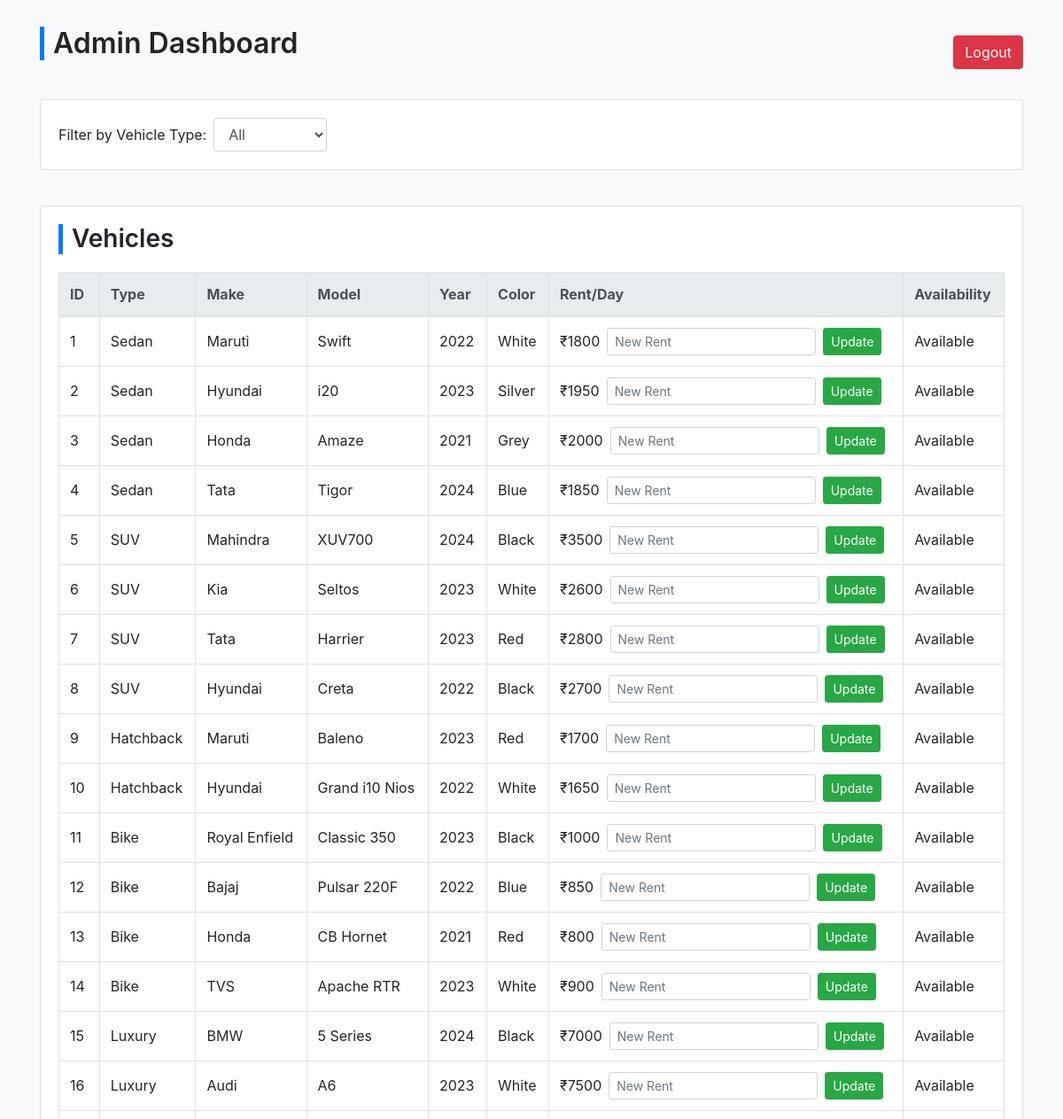
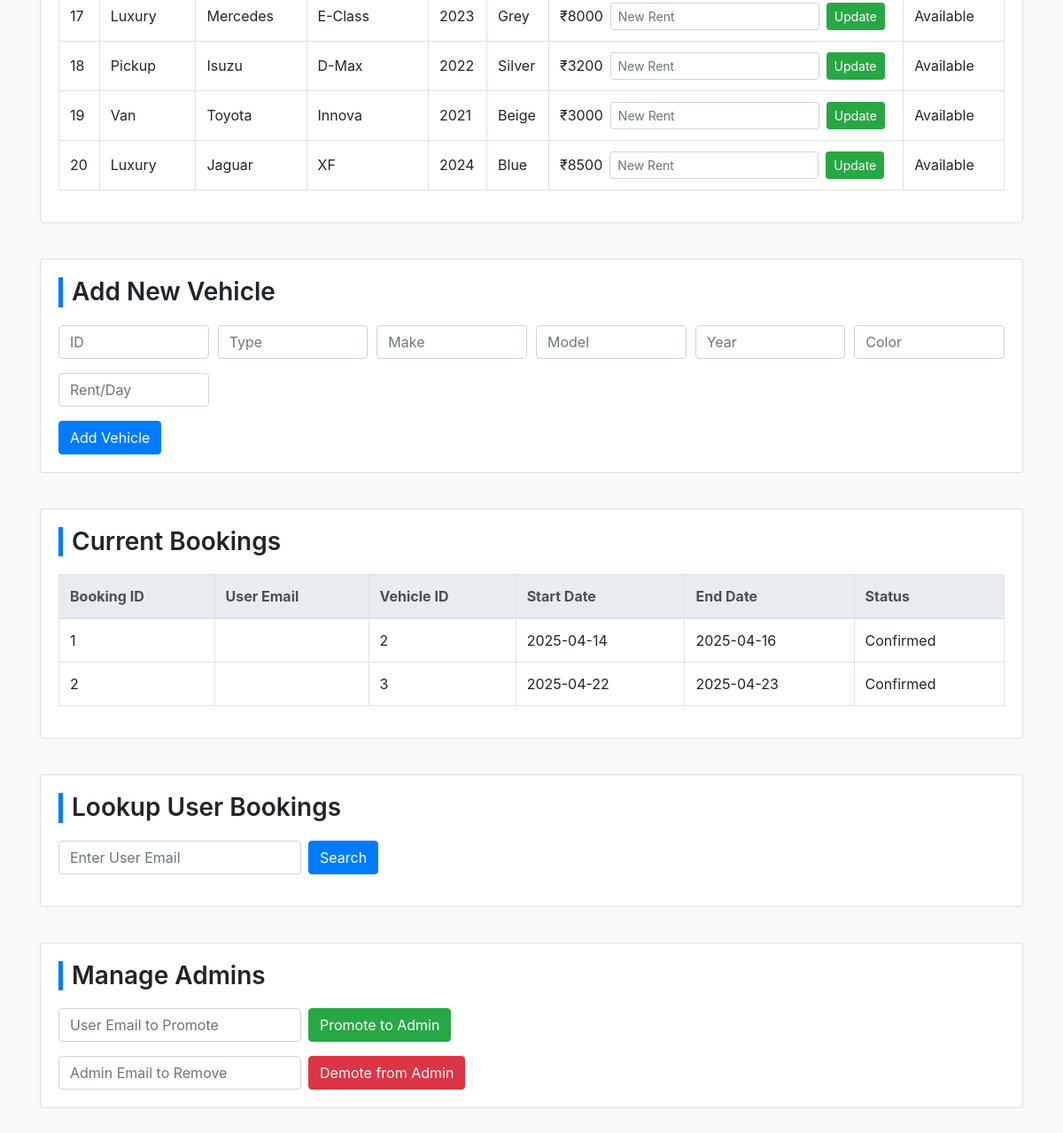
The page /admin (signed in) on the database its author committed (2 pictures, top to bottom).
### app.py (models this page shows)
class Vehicle(db.Model):
    id = db.Column(db.Integer, primary_key=True)
    vehicle_id = db.Column(db.String(20), unique=True, nullable=False)
    type = db.Column(db.String(50), nullable=False)
    make = db.Column(db.String(50), nullable=False)
    model = db.Column(db.String(50), nullable=False)
    year = db.Column(db.Integer, nullable=False)
    color = db.Column(db.String(50), nullable=False)
    seating_capacity = db.Column(db.Integer, nullable=False)
    rent_per_day = db.Column(db.Integer, nullable=False)
    availability = db.Column(db.String(20), nullable=False)

class Booking(db.Model):
    id = db.Column(db.Integer, primary_key=True)
    user_id = db.Column(db.Integer, db.ForeignKey('user.id'), nullable=False)
    vehicle_id = db.Column(db.Integer, db.ForeignKey('vehicle.id'), nullable=False)
    gov_id = db.Column(db.String(100), nullable=False)
    license = db.Column(db.String(100), nullable=False)
    start_point = db.Column(db.String(100), nullable=False)
    end_point = db.Column(db.String(100), nullable=False)
    start_date = db.Column(db.String(50), nullable=False)
    end_date = db.Column(db.String(50), nullable=False)
    status = db.Column(db.String(20), default='Pending')
    payment_status = db.Column(db.String(20), default='Pending')
    amount_paid = db.Column(db.Integer)
    user = db.relationship('User', backref='bookings')
    vehicle = db.relationship('Vehicle', backref='bookings')

### app.py (the view, shortened to what this page needs)
@app.route('/admin', methods=['GET', 'POST'])
@login_required
@admin_required
def admin_dashboard():
    selected_filter = request.args.get('filter', 'all')
    vehicles = Vehicle.query.all() if selected_filter == 'all' else Vehicle.query.filter_by(type=selected_filter).all()
    bookings = Booking.query.all()
    user_records = []
    return render_template('admin_dashboard.html', vehicles=vehicles, bookings=bookings,
                           selected_filter=selected_filter, user_records=user_records)

### app.py (called while the page is built)
def login_required(f):
    @wraps(f)
    def decorated_function(*args, **kwargs):
        if 'user_id' not in session:
            flash("Please login first.", "warning")
            return redirect(url_for('login'))
        return f(*args, **kwargs)
    return decorated_function

def admin_required(f):
    @wraps(f)
    def decorated_function(*args, **kwargs):
        if session.get('role') != 'admin':
            flash("Access denied. Admins only.", "danger")
            return redirect(url_for('dashboard'))
        return f(*args, **kwargs)
    return decorated_function

### templates/admin_dashboard.html (shortened to what this page needs)
<!DOCTYPE html>
<html lang="en">
<head>
    <link rel="stylesheet" href="https://stackpath.bootstrapcdn.com/bootstrap/4.5.2/css/bootstrap.min.css">
</head>
<body>
    <div class="container-fluid">
        <div class="d-flex justify-content-between align-items-center mb-4">
            <h2 class="section-header">Admin Dashboard</h2>
            <form action="{{ url_for('logout') }}" method="POST">
                <button type="submit" class="btn btn-danger">Logout</button>
            </form>
        </div>
        <div class="card card-body">
            <form method="GET" action="{{ url_for('admin_dashboard') }}" class="form-inline">
                <label for="filter" class="mr-2">Filter by Vehicle Type:</label>
                <select name="filter" class="form-control" onchange="this.form.submit()">
                    <option value="all" {% if selected_filter == 'all' %}selected{% endif %}>All</option>
                </select>
            </form>
        </div>
        <div class="card card-body">
            <h3 class="section-header">Vehicles</h3>
            <table class="table table-bordered table-hover">
                <thead class="thead-light">
                    <tr>
                        <th>ID</th>
                        <th>Type</th>
                        <th>Make</th>
                        <th>Model</th>
                        <th>Year</th>
                        <th>Color</th>
                        <th>Rent/Day</th>
                        <th>Availability</th>
                    </tr>
                </thead>
                <tbody>
                    {% for vehicle in vehicles %}
                    <tr>
                        <td>{{ vehicle.id }}</td>
                        <td>{{ vehicle.type }}</td>
                        <td>{{ vehicle.make }}</td>
                        <td>{{ vehicle.model }}</td>
                        <td>{{ vehicle.year }}</td>
                        <td>{{ vehicle.color }}</td>
                        <td>
                            <form action="{{ url_for('update_rent', vehicle_id=vehicle.id) }}" method="POST" class="form-inline">
                                ₹ <span class="mr-2">{{ vehicle.rent_per_day }}</span>
                                <input type="number" name="new_rent" class="form-control form-control-sm mr-2" placeholder="New Rent" required>
                                <button type="submit" class="btn btn-success btn-sm">Update</button>
                            </form>
                        </td>
                        <td>
                            {{ vehicle.availability }}
                        </td>
                    </tr>
                    {% endfor %}
                </tbody>
            </table>
        </div>
        <div class="card card-body">
            <h3 class="section-header">Add New Vehicle</h3>
            <form method="POST" action="{{ url_for('add_vehicle') }}">
                <div class="form-row">
                    <div class="form-group col-md-2"><input type="text" name="id" class="form-control" placeholder="ID" required></div>
                    <div class="form-group col-md-2"><input type="text" name="type" class="form-control" placeholder="Type" required></div>
                    <div class="form-group col-md-2"><input type="text" name="make" class="form-control" placeholder="Make" required></div>
                    <div class="form-group col-md-2"><input type="text" name="model" class="form-control" placeholder="Model" required></div>
                    <div class="form-group col-md-2"><input type="number" name="year" class="form-control" placeholder="Year" required></div>
                    <div class="form-group col-md-2"><input type="text" name="color" class="form-control" placeholder="Color" required></div>
                    <div class="form-group col-md-2"><input type="number" name="rent" class="form-control" placeholder="Rent/Day" required></div>
                </div>
                <button type="submit" class="btn btn-primary">Add Vehicle</button>
            </form>
        </div>
        <div class="card card-body">
            <h3 class="section-header">Current Bookings</h3>
            <table class="table table-bordered table-hover">
                <thead class="thead-light">
                    <tr>
                        <th>Booking ID</th>
                        <th>User Email</th>
                        <th>Vehicle ID</th>
                        <th>Start Date</th>
                        <th>End Date</th>
                        <th>Status</th>
                    </tr>
                </thead>
                <tbody>
                    {% for booking in bookings %}
                    <tr>
                        <td>{{ booking.id }}</td>
                        <td>{{ booking.user_email }}</td>
                        <td>{{ booking.vehicle_id }}</td>
                        <td>{{ booking.start_date }}</td>
                        <td>{{ booking.end_date }}</td>
                        <td>{{ booking.status }}</td>
                    </tr>
                    {% endfor %}
                </tbody>
            </table>
        </div>
        <div class="card card-body">
            <h3 class="section-header">Lookup User Bookings</h3>
            <form method="POST" action="{{ url_for('admin_dashboard') }}" class="form-inline mb-3">
                <input type="text" name="search_email" class="form-control mr-2" placeholder="Enter User Email" required>
                <button type="submit" class="btn btn-primary">Search</button>
            </form>
        </div>
        <div class="card card-body">
            <h3 class="section-header">Manage Admins</h3>
            <form method="POST" action="{{ url_for('add_admin') }}" class="form-inline mb-3">
                <input type="email" name="email" class="form-control mr-2" placeholder="User Email to Promote" required>
                <button type="submit" class="btn btn-success">Promote to Admin</button>
            </form>
            <form method="POST" action="{{ url_for('remove_admin') }}" class="form-inline">
                <input type="email" name="email" class="form-control mr-2" placeholder="Admin Email to Remove" required>
                <button type="submit" class="btn btn-danger">Demote from Admin</button>
            </form>
        </div>
    </div>
</body>
</html>

### templates/admin_dashboard.html (style rules this page uses)
body { padding: 30px; background-color: #f8f9fa; }
h2, h3, h5 { margin-bottom: 20px; font-weight: 600; }
.card { margin-bottom: 40px; }
.form-inline .form-control { margin-right: 10px; }
.table th, .table td { vertical-align: middle; }
.btn { white-space: nowrap; }
.section-header { border-left: 5px solid #007bff; padding-left: 10px; margin-bottom: 20px; }

### rows shown on the page
Vehicle: id "1", type "Sedan", make "Maruti", model "Swift", year "2022", color "White", rent_per_day "1800", availability "Available"
Vehicle: id "2", type "Sedan", make "Hyundai", model "i20", year "2023", color "Silver", rent_per_day "1950", availability "Available"
Vehicle: id "3", type "Sedan", make "Honda", model "Amaze", year "2021", color "Grey", rent_per_day "2000", availability "Available"
Vehicle: id "4", type "Sedan", make "Tata", model "Tigor", year "2024", color "Blue", rent_per_day "1850", availability "Available"
Vehicle: id "5", type "SUV", make "Mahindra", model "XUV700", year "2024", color "Black", rent_per_day "3500", availability "Available"
Vehicle: id "6", type "SUV", make "Kia", model "Seltos", year "2023", color "White", rent_per_day "2600", availability "Available"
Vehicle: id "7", type "SUV", make "Tata", model "Harrier", year "2023", color "Red", rent_per_day "2800", availability "Available"
Vehicle: id "8", type "SUV", make "Hyundai", model "Creta", year "2022", color "Black", rent_per_day "2700", availability "Available"
Vehicle: id "9", type "Hatchback", make "Maruti", model "Baleno", year "2023", color "Red", rent_per_day "1700", availability "Available"
Vehicle: id "10", type "Hatchback", make "Hyundai", model "Grand i10 Nios", year "2022", color "White", rent_per_day "1650", availability "Available"
Vehicle: id "11", type "Bike", make "Royal Enfield", model "Classic 350", year "2023", color "Black", rent_per_day "1000", availability "Available"
Vehicle: id "12", type "Bike", make "Bajaj", model "Pulsar 220F", year "2022", color "Blue", rent_per_day "850", availability "Available"
Vehicle: id "13", type "Bike", make "Honda", model "CB Hornet", year "2021", color "Red", rent_per_day "800", availability "Available"
Vehicle: id "14", type "Bike", make "TVS", model "Apache RTR", year "2023", color "White", rent_per_day "900", availability "Available"
Vehicle: id "15", type "Luxury", make "BMW", model "5 Series", year "2024", color "Black", rent_per_day "7000", availability "Available"
Vehicle: id "16", type "Luxury", make "Audi", model "A6", year "2023", color "White", rent_per_day "7500", availability "Available"
Vehicle: id "17", type "Luxury", make "Mercedes", model "E-Class", year "2023", color "Grey", rent_per_day "8000", availability "Available"
Vehicle: id "18", type "Pickup", make "Isuzu", model "D-Max", year "2022", color "Silver", rent_per_day "3200", availability "Available"
Vehicle: id "19", type "Van", make "Toyota", model "Innova", year "2021", color "Beige", rent_per_day "3000", availability "Available"
Vehicle: id "20", type "Luxury", make "Jaguar", model "XF", year "2024", color "Blue", rent_per_day "8500", availability "Available"
Booking: id "1", vehicle_id "2", start_date "2025-04-14", end_date "2025-04-16", status "Confirmed"
Booking: id "2", vehicle_id "3", start_date "2025-04-22", end_date "2025-04-23", status "Confirmed"
